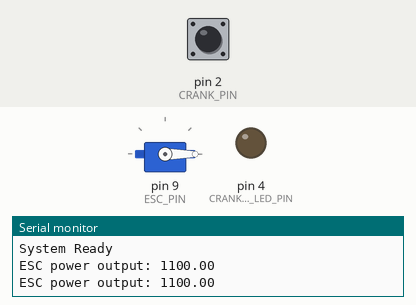
Bench run of a sketch on a simulated Arduino Nano Every. Shown: servo, output pins drawn as LEDs (lit = HIGH), the last lines printed to the serial monitor. The inputs (shaded band) are chosen by the test bench; at power-on: pin 2 (CRANK_PIN) HIGH.

Above: at 4.2 s.
4.3 s: pin 2 (CRANK_PIN) driven LOW
At 4.52 s:
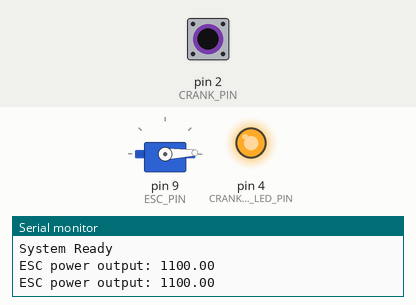
7.3 s: pin 2 (CRANK_PIN) pulsed HIGH 5 times (0.12 s each, 0.3 s apart)
At 9.93 s:
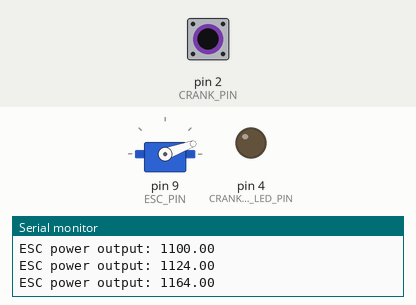
Timing chart, 0 to 12.2 s (numbered marks = the images above; inputs shaded):
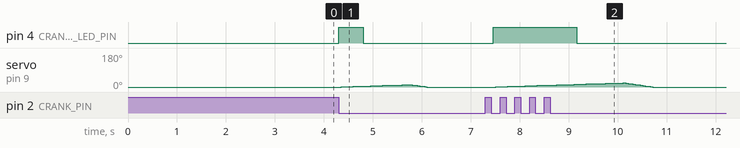

The sketch:

lab-6-motor-control.ino
```cpp
// (licence header left out)
#include <Servo.h>

/*
  Define pins used
  Nano every pinout diagram:
  https://docs.arduino.cc/resources/pinouts/ABX00028-full-pinout.pdf
*/
#define CRANK_ACTIVITY_LED_PIN 4
#define CRANK_PIN 2
#define ESC_PIN 9

/*
  Define system constants
*/
#define CRANK_PASS_ACTIVITY_DELAY 500
#define CRANK_PASS_MAXIMUM_DELAY 1500
#define MESSAGE_MAXIMUM_INTERVAL 1000

/*
  ESC Variables
*/
const int esc_step_up = 2;
const int esc_step_down = 9;

/*
  System variables
 */
unsigned volatile long crank_interrupt_current_time;
unsigned long current_loop_time;
unsigned long message_previous_time;
float esc_power_output;
Servo esc;

void setup() {
  /*
    This method is run once, evertime your arduino is turned on.
    You should put any code in here that needs to have run before
    the 'loop' method.
  */

  // setup serial for diagnostics
  Serial.begin(9600);
  // set default values
  crank_interrupt_current_time = 0;
  current_loop_time = 0;
  message_previous_time = 0;
  // setup LED pin as output with LED off
  pinMode(CRANK_ACTIVITY_LED_PIN, OUTPUT);
  digitalWrite(CRANK_ACTIVITY_LED_PIN, LOW);
  // setup crank pin as input and attach an interrupt
  pinMode(CRANK_PIN, INPUT);
  attachInterrupt(digitalPinToInterrupt(CRANK_PIN), crankInterrupt, FALLING);
  // setup ESC (servo) as output
  pinMode(ESC_PIN, OUTPUT);
  esc.attach(ESC_PIN, 1100, 2000);
  esc.writeMicroseconds(1100);
  // pause the system
  delay(3000);
  Serial.println("System Ready");
}

void loop() {
  /*
    This method is called on a loop untill your arduino is turned off.
    The main logic for your code should be present within this method.
  */

  // display the crank activity LED
  current_loop_time = millis();
  if (current_loop_time - crank_interrupt_current_time < CRANK_PASS_ACTIVITY_DELAY) {
    digitalWrite(CRANK_ACTIVITY_LED_PIN, HIGH);
  } else {
    digitalWrite(CRANK_ACTIVITY_LED_PIN, LOW);
  }

  // power up or down the ESC
  if (current_loop_time - crank_interrupt_current_time < CRANK_PASS_MAXIMUM_DELAY) {
    if (esc_power_output + esc_step_up <= 2000) {
      esc_power_output += esc_step_up;
    } else {
      esc_power_output = 2000;
    }
  } else {
    if (esc_power_output - esc_step_down >= 1100) {
      esc_power_output -= esc_step_down;
    } else {
      esc_power_output = 1100;
    }
  }
  esc.writeMicroseconds(esc_power_output);

  // display debug message
  if (current_loop_time - message_previous_time >= MESSAGE_MAXIMUM_INTERVAL){
    message_previous_time = current_loop_time;
    Serial.print("ESC power output: ");
    Serial.println(esc_power_output);
  }

  // delay the system
  delay(50);
}

void crankInterrupt() {
  /*
    This method is called everytime the hall effect sensor value is changed
    within the boundaries defined in setup.
  */

  // record the current time of interrupt in milliseconds
  crank_interrupt_current_time = millis();
}
```

Measured:
- after the input at 4.3 s, pin 4 (CRANK_ACTIVITY_LED_PIN): LOW → HIGH at once, → LOW 0.50 s later; servo on pin 9 (ESC_PIN): rises from 0° to 12° in 1.4 s, then falls to 0° in 0.40 s
- after the input at 7.3 s, pin 4 (CRANK_ACTIVITY_LED_PIN): LOW → HIGH after 0.16 s, → LOW 1.7 s later; servo on pin 9 (ESC_PIN): rises from 0° to 22° in 2.6 s, then falls to 0° in 0.60 s
